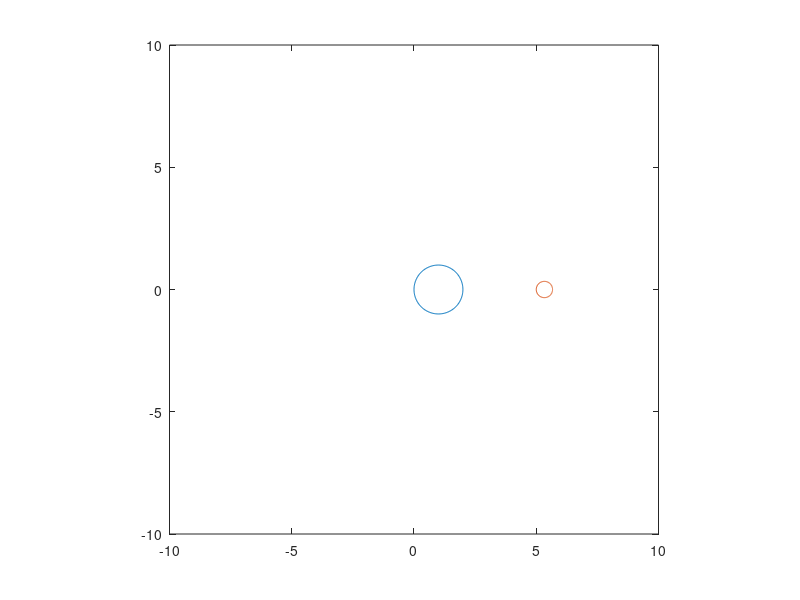

MATLAB code for this plot:
%definire un vettore v di numeri complessi che rappresentino “tanti” punti equispaziati
%sulla circonferenza di centro 1 e raggio 1

th = 0:pi/100:2*pi;
v = exp(i*th) + 1;
%plotto tutti i puntini
plot(v)
axis([-10 10 -10 10],'equal');
hold on

%prima e ultima cifra del mio numero di matricola
a = 6;
b = 5;
w = (a*v +b)./(v+1);
plot(w)

% DOMANDA: Qual `e la figura che ne risulta? Che cosa congetturate riguardo alle propriet`a della trasformazione di M¨obius che avete usato? Rispondete commentando lo script.
% RISPOSTA: Congetturo che il raggio dopo la trasformazione è diminuito e la circonferenza  è stata traslata a destra

